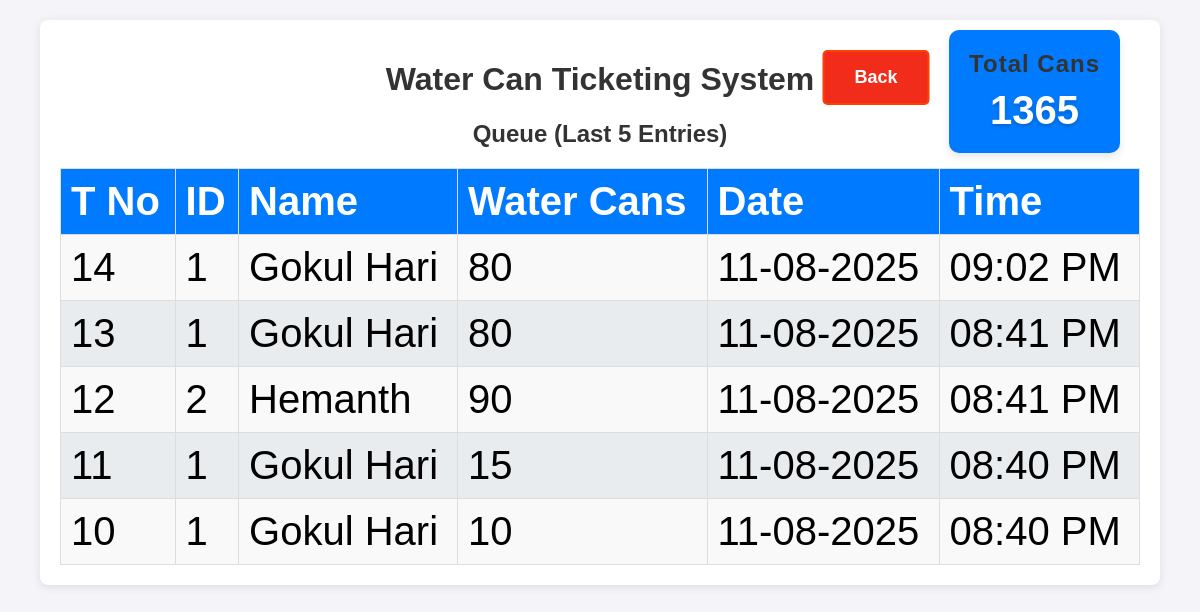
/dashboard, run on the app's committed database.
### app.py (models this page shows, shortened)
class Dealer_details(db.Model):
    id = db.Column(db.Integer, primary_key=True)
    dealer_id = db.Column(db.String(100), nullable=False, unique=True)
    name = db.Column(db.String(100), nullable=False)
    mobile = db.Column(db.String(15), nullable=False)
    address = db.Column(db.String(400), nullable=True)
    aadhaar_file = db.Column(db.String(400))  # Path to Aadhaar copy
    photo_file = db.Column(db.String(400))

class Dealer(db.Model):
    id = db.Column(db.Integer, primary_key=True)
    dealer_id = db.Column(db.String(100), nullable=False)
    water_can_count = db.Column(db.Integer, nullable=False)
    timestamp = db.Column(db.DateTime, default=datetime.now)
    token_id = db.Column(db.Integer, nullable=False)  # Daily resetting token ID
    @property
    def formatted_date(self):
        return self.timestamp.strftime("%d-%m-%Y")  # Format the date
    @property
    def formatted_time(self):
        return self.timestamp.strftime("%I:%M %p")  # Format the time in 12-hour format

### app.py (the view)
@app.route('/dashboard')
def dashboard():
    today = datetime.today().date()
    dealer_queue = db.session.query(Dealer, Dealer_details.name).outerjoin(Dealer_details, Dealer.dealer_id == Dealer_details.dealer_id).filter(func.date(Dealer.timestamp) == today).order_by(Dealer.timestamp.desc()).limit(5).all()
    return render_template('dashboard.html', queue=dealer_queue, total_cans=get_total_can_today())

### app.py (called while the page is built)
def get_total_can_today():
    query = Dealer.query
    start_of_today = datetime.now().replace(hour=0, minute=0, second=0, microsecond=0)
    query = query.filter(Dealer.timestamp >= start_of_today)
    filtered_data = query.order_by(Dealer.timestamp.desc()).all()
    total_cans = sum(dealer.water_can_count for dealer in filtered_data)
    return total_cans

### templates/dashboard.html (shortened to what this page needs)
<!DOCTYPE html>
<html lang="en">
<head>
    <link rel="stylesheet" href="/static/styles.css">
</head>
<body class="dashboard">
    <div class="container">
        <h1>Water Can Ticketing System</h1>
        <h2>Queue (Last 5 Entries)</h2>
        <table>
            <thead>
                <tr>
                    <th>T No</th>
                    <th>ID</th>
                    <th>Name</th>
                    <th>Water Cans</th>
                    <th>Date</th>
                    <th>Time</th>
                </tr>
            </thead>
            <tbody>
                {% for dealer, dealer_name in queue %}
                <tr>
                    <td>{{ dealer.token_id }}</td>
                    <td>{{ dealer.dealer_id }}</td>
                    <td>{{ dealer_name }}</td>
                    <td>{{ dealer.water_can_count }}</td>
                    <td>{{ dealer.formatted_date }}</td>
                    <td>{{ dealer.formatted_time }}</td>
                </tr>
                {% endfor %}
            </tbody>
        </table>
    </div>
    <div class="total-cans-card total-cans-card-top">
        <h2>Total Cans</h2>
        <div class="total-cans-number">{{ total_cans }}</div>
    </div>
    <a href="/" class="back">Back</a>
</body>
</html>

### static/styles.css (style rules this page uses)
body { font-family: Arial, sans-serif; background-color: #f4f4f9; margin: 0; padding: 0; }
.container { max-width: 800px; margin: 20px auto; background: #fff; padding: 20px; border-radius: 8px; box-shadow: 0 2px 10px rgba(0, 0, 0, 0.1); }
h1, h2 { color: #333; text-align: center; }
table { width: 100%; border-collapse: collapse; margin-top: 10px; }
.total-cans-card { display: flex; flex-direction: column; align-items: center; justify-content: center; background-color: #007bff; color: #fff; border-radius: 10px; padding: 20px; box-shadow: 0 4px 8px rgba(0, 0, 0, 0.1); margin-bottom: 20px; text-align: center; }
.total-cans-card h2 { margin: 0; font-size: 1.5rem; font-weight: 600; letter-spacing: 1px; }
.total-cans-card .total-cans-number { margin-top: 10px; font-size: 2.5rem; font-weight: bold; text-shadow: 0 2px 4px rgba(0, 0, 0, 0.2); }
.total-cans-card-top { position: absolute; top:30px; right:80px; }
h2 { text-align: center; margin-bottom: 20px; }
table th, table td { padding: 10px; border: 1px solid #ddd; text-align: left; }
table th { background-color: #007bff; color: white; }
table tbody tr:nth-child(odd) { background-color: #f9f9f9; }
table tbody tr:nth-child(even) { background-color: #e9ecef; }
a { display: inline-block; padding: 15px 30px; font-size: 18px; font-weight: bold; text-align: center; text-decoration: none; background-color: #007bff; color: white; border-radius: 5px; border: 2px solid #007bff; transition: all 0.3s ease; position: absolute; left: 50%; transform: translateX(-50%); transition: transform 0.2s, background-color 0.2s; }
.back { background-color: #f22c1a; border: 2px solid #ff4000; top: 50px; left: 73%; }
.dashboard .container { max-width: 90%; }
.dashboard table { font-size: 40px; width: 100%; }

### data on the page
Dealer_details: token_id "14", dealer_id "1", name "Gokul Hari", water_can_count "80", formatted_date "11-08-2025", formatted_time "09:02 PM", token_id "13", formatted_time "08:41 PM", token_id "11", water_can_count "15", formatted_time "08:40 PM", token_id "10", water_can_count "10"
Dealer_details: token_id "12", dealer_id "2", name "Hemanth", water_can_count "90", formatted_date "11-08-2025", formatted_time "08:41 PM"

### other printed values
{{ total_cans }} "1365"
